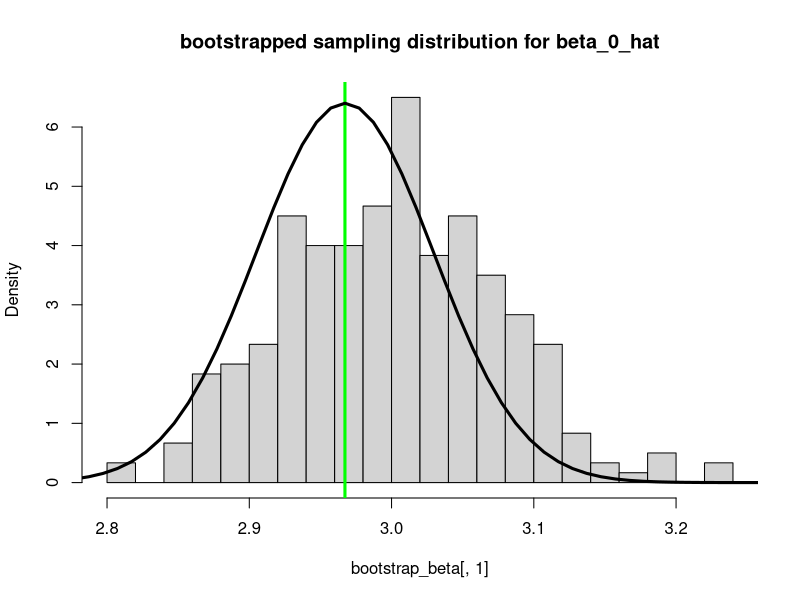
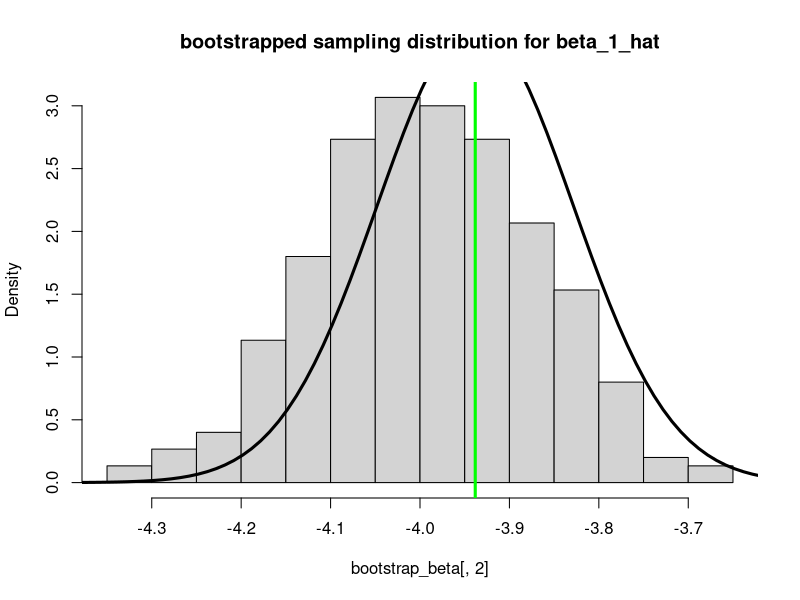

The R script that drew these images, in order:
# Bootstrapping for linear regression

n = 1000
p = 2
sigma = 1

beta = runif( n=p, min=1, max=5) * (-1)^(runif(p) < .5)
X = cbind( 1, matrix( runif(n*(p-1)), ncol=p-1))
y = X %*% beta + rnorm( n, mean=0, sd=sigma)

# First we will sub-sample from the joint distribution of (x_i, y_i)
m = 700 # size of each bootstrap sample
num_boot_samples = 300
bootstrap_beta = matrix( NA, num_boot_samples, p)
for(k in 1:num_boot_samples){
	sub_index = sample( 1:n, size=m, replace=T)
	X_star = X[sub_index,]
	y_star = y[sub_index]
	bootstrap_beta[k,] = solve(t(X_star)%*%X_star) %*% t(X_star) %*% y_star	
}

# Histogram of the bootstrapped sampling distribution for the estimated beta_0
hist( bootstrap_beta[,1], breaks=floor(sqrt(num_boot_samples)), freq=F,
      main="bootstrapped sampling distribution for beta_0_hat")
abline( v=beta[1], col="green", lwd=3)
	
# Since we generated the regression data with Gaussian errors, we know the true
# sampling distribution.  So overlay the true density on the histogram
grid = seq( beta[1]-3, beta[1]+3, by=.01)
lines( grid, dnorm( grid, mean=beta[1], sd=sqrt(solve(t(X)%*%X)[1,1])*sigma), 
       lwd=3)

# Histogram of the bootstrapped sampling distribution for the estimated beta_1
hist( bootstrap_beta[,2], breaks=floor(sqrt(num_boot_samples)), freq=F,
     main="bootstrapped sampling distribution for beta_1_hat")
abline( v=beta[2], col="green", lwd=3)

# Since we generated the regression data with Gaussian errors, we know the true
# sampling distribution.  So overlay the true density on the histogram
grid = seq( beta[2]-3, beta[2]+3, by=.01)
lines( grid, dnorm( grid, mean=beta[2], sd=sqrt(solve(t(X)%*%X)[2,2])*sigma), 
      lwd=3)
			

# -----------------------------------------------------------------------------
# Alternatively, try bootstrapping by subsampling residuals from the empirical
# residuals from the observed data set
beta = runif( n=p, min=1, max=5) * (-1)^(runif(p) < .5)
X = cbind( 1, matrix( runif(n*(p-1)), ncol=p-1))
y = X %*% beta + rnorm( n, mean=0, sd=sigma)
